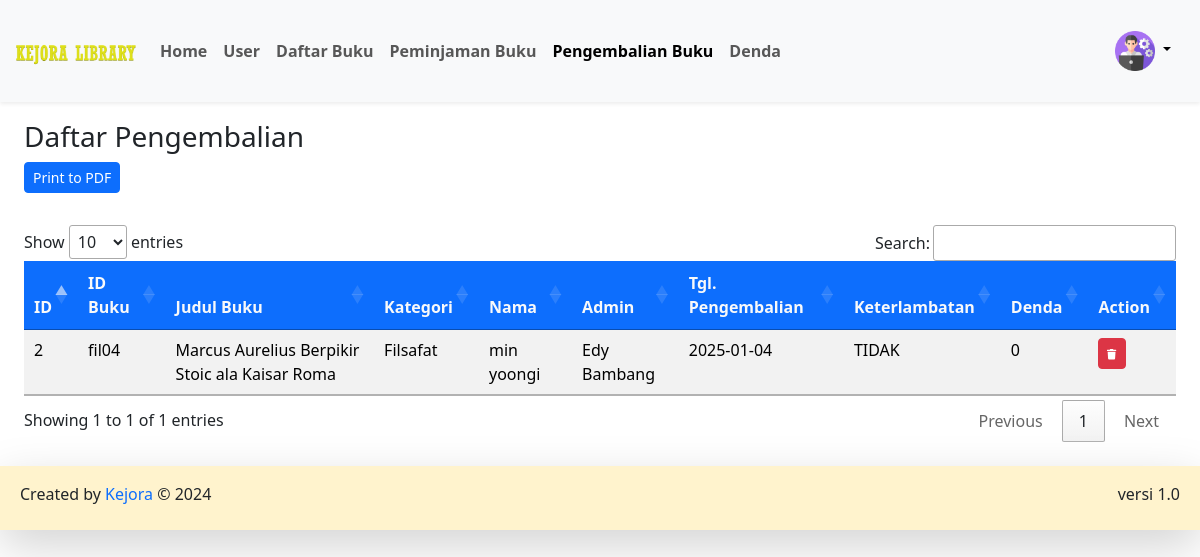
The app's page /admin/pengembalianBuku.php (signed in) with its own data.
### tables this page shows
CREATE TABLE `pengembalian` (
  `id_pengembalian` int NOT NULL,
  `id_peminjaman` int NOT NULL,
  `id_buku` varchar(20) NOT NULL,
  `user_id` int NOT NULL,
  `id_admin` int NOT NULL,
  `buku_kembali` date NOT NULL,
  `keterlambatan` enum('YA','TIDAK') NOT NULL,
  `denda` int NOT NULL
);

CREATE TABLE `buku` (
  `cover` varchar(255) NOT NULL,
  `id_buku` varchar(20) NOT NULL,
  `kategori` varchar(255) NOT NULL,
  `judul` varchar(255) NOT NULL,
  `pengarang` varchar(255) NOT NULL,
  `penerbit` varchar(255) NOT NULL,
  `tahun_terbit` date NOT NULL,
  `jumlah_halaman` int NOT NULL,
  `buku_deskripsi` text NOT NULL
);

CREATE TABLE `users` (
  `user_id` int NOT NULL,
  `email` varchar(100) DEFAULT NULL,
  `username` varchar(255) NOT NULL,
  `nama` varchar(255) NOT NULL,
  `password` varchar(255) NOT NULL,
  `jenis_kelamin` varchar(20) NOT NULL,
  `no_tlp` varchar(15) NOT NULL,
  `tgl_pendaftaran` date NOT NULL,
  `role` enum('ADMIN','USER') NOT NULL
);

### config/config.php (called while the page is built, shortened)
<?php
$host = "127.0.0.1";
$username = "root";
$password = "";
$database_name = "kejora_library";
$connection = mysqli_connect($host, $username, $password, $database_name);
function queryReadData($dataKategori)
{
  global $connection;
  $result = mysqli_query($connection, $dataKategori);
  $items = [];
  while ($item = mysqli_fetch_assoc($result)) {
    $items[] = $item;
  }
  return $items;
}

### admin/pengembalianBuku.php (the view, shortened to what this page needs)
<?php
require "../config/config.php";
$dataPeminjam = queryReadData("SELECT pengembalian.id_pengembalian, pengembalian.id_buku, buku.judul, buku.kategori, pengembalian.user_id, users.nama, admin.nama as nama_admin, pengembalian.buku_kembali, pengembalian.keterlambatan, pengembalian.denda
FROM pengembalian
INNER JOIN buku ON pengembalian.id_buku = buku.id_buku
INNER JOIN users ON pengembalian.user_id = users.user_id
INNER JOIN  users admin ON pengembalian.id_admin = admin.user_id")
?>
<!DOCTYPE html>
<html lang="en">
<head>
  <link href="../assets/bootstrap/bootstrap.min.css" rel="stylesheet">
  <link href="https://cdn.datatables.net/1.13.6/css/jquery.dataTables.min.css" rel="stylesheet">
</head>
<body>
  <?php include 'navbar.php'; ?>
  <div class="p-4 mt-5">
    <div class="mt-5">
      <h3>Daftar Pengembalian</h3>
      <button id="printPDF" class="btn btn-sm btn-primary mb-3">Print to PDF</button>
      <div class="table-responsive mt-3">
        <table id="datatable" class="table table-striped table-hover">
          <thead class="text-center">
            <tr>
              <th class="bg-primary text-light">ID</th>
              <th class="bg-primary text-light">ID Buku</th>
              <th class="bg-primary text-light">Judul Buku</th>
              <th class="bg-primary text-light">Kategori</th>
              <th class="bg-primary text-light">Nama</th>
              <th class="bg-primary text-light">Admin</th>
              <th class="bg-primary text-light">Tgl. Pengembalian</th>
              <th class="bg-primary text-light">Keterlambatan</th>
              <th class="bg-primary text-light">Denda</th>
              <th class="bg-primary text-light">Action</th>
            </tr>
          </thead>
          <tbody>
            <?php foreach ($dataPeminjam as $item) : ?>
              <tr>
                <td><?= $item["id_pengembalian"]; ?></td>
                <td><?= $item["id_buku"]; ?></td>
                <td><?= $item["judul"]; ?></td>
                <td><?= $item["kategori"]; ?></td>
                <td><?= $item["nama"]; ?></td>
                <td><?= $item["nama_admin"]; ?></td>
                <td><?= $item["buku_kembali"]; ?></td>
                <td><?= $item["keterlambatan"]; ?></td>
                <td><?= $item["denda"]; ?></td>
                <td>
                  <div class="action">
                    <a href="pengembalianDelete.php?id=<?= $item["id_pengembalian"]; ?>" class="btn btn-sm btn-danger" onclick="return confirm('Yakin ingin menghapus data ?');"><i class="fa fa-xs fa-solid fa-trash"></i></a>
                  </div>
                </td>
              </tr>
            <?php endforeach; ?>
          </tbody>
        </table>
      </div>
    </div>
  </div>
  <footer class="bg-warning-subtle text-dark shadow-lg bg-subtle p-2">
    <div class="container-fluid d-flex justify-content-between">
      <p class="mt-2">Created by <span class="text-primary"> Kejora</span> © 2024</p>
      <p class="mt-2">versi 1.0</p>
    </div>
  </footer>
</body>
</html>

### records on screen
pengembalian: id_pengembalian "2", id_buku "fil04", id_buku.judul "Marcus Aurelius Berpikir Stoic ala Kaisar Roma", id_buku.kategori "Filsafat", user.nama "min yoongi", id_admin.nama "Edy Bambang", buku_kembali "2025-01-04", keterlambatan "TIDAK", denda "0"
